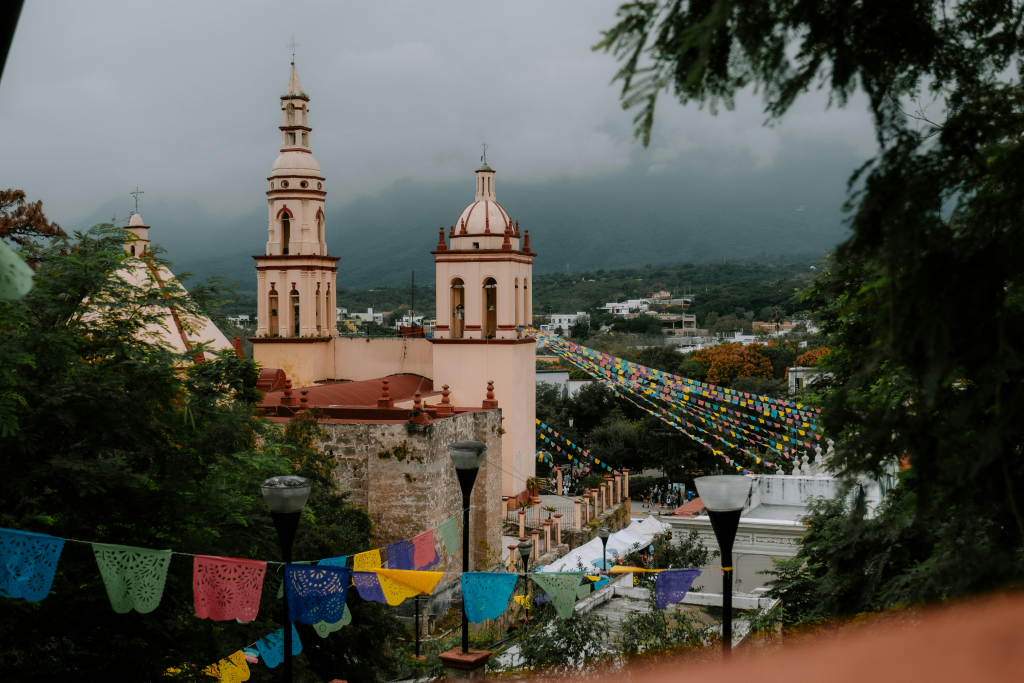
#> input picture pexels-eugeniofr-30005297.jpg, 6144 x 4096 px, found by its file name (shown at 1/6 size)
$ python croping1.py
#> lines starting #> are read from the running program, lines starting #| are printed output that depends on the picture
import cv2

image = cv2.imread("/home/shoarya/Desktop/open-cv/pexels-eugeniofr-30005297.jpg")
#> image is the input picture: shape (4096, 6144, 3); mean B, G, R 73.7, 82.2, 81.8

if image is None:
    print("Image is not found")
else:
    print("Image load successfully")
    cropped = image[1000:2000, 1000:1400]
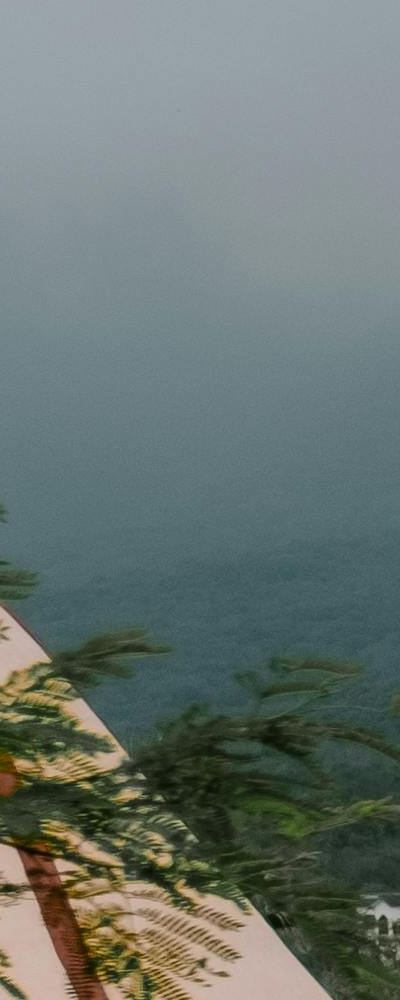
#> cropped: shape (1000, 400, 3); mean B, G, R 112.7, 117.1, 105.7
    cv2.imshow("cropped imaae",cropped)
    cv2.waitKey(0)
    cv2.destroyAllWindows()
